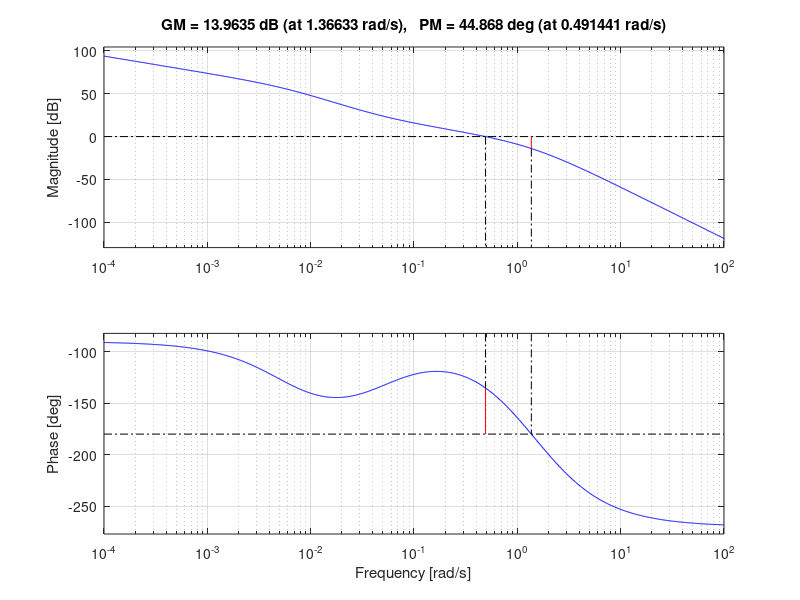

Source code (MATLAB):
clear all 
close all
s = tf('s')
%% 
% The system is 

G = 1/(s*(s+1)*(0.5*s+1));
%% 
% Spec 1: Kv = 5;
% 
% Spec 2: Phi_m > 40 deg
% 
% Spec 3: gm > 10dB
%% Lag compensator
% For a lag controller we have
% 
% C = Kc (T*s+1)/(beta*T*s+1)
% 
% We need to design Kc, beta, and T
% Spec 1: Kv = 20
% We compute Kv as
% 
% Kv = lim_{s \to 0} s L(s) = Kc
% 
% Then, we choose

Kc = 5;
%% 
% The bode plot with this gain is given by

margin(Kc*G)
% Spec 2: phi_m > 40
% The goal is to achieve a phase margin of at least 40 degrees (targeting around 
% 50). The desired gain crossover frequency is near 0.5 rad/s, where the magnitude 
% is roughly 19 dB. We want to reduce the gain at this frequency to achieve the 
% desired phase margin. To calculate beta, we use the relation:
% 
% 20 log (beta) = 19 dB
% 
% which gives

beta = 10^(19/20);
%% 
% Finally, to choose T, we place the zero of the lag compensator one decade 
% below the new gain crossover frequency to ensure minimal impact on phase margin:

T = 10/0.5;
%% 
% This gives the lag compensator

C = Kc * (T*s+1)/(beta*T*s+1);
%% 
% with bode plot

margin(C*G)
%% 
% This design meets all specifications.
